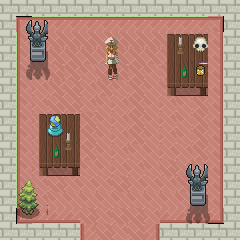

Tiled map render using the project's own tile images. Description and the whole map definition, tile-layer contents included, below:
An orthogonal 15x15 tile map with 16x16 px tiles, 3 tile layers (background, graphics, Decoration), 4 tilesets and 12 objects.

<map version="1.5" tiledversion="1.7.2" orientation="orthogonal" renderorder="right-down" width="15" height="15" tilewidth="16" tileheight="16" infinite="0" nextlayerid="6" nextobjectid="27">
 <tileset firstgid="1" name="pkTile" tilewidth="16" tileheight="16" spacing="2" margin="1" tilecount="16492" columns="124">
  <image source="pkTile.png" width="2240" height="2400" />
 </tileset>
 <tileset firstgid="16493" name="indorHouse" tilewidth="16" tileheight="16" spacing="2" margin="1" tilecount="784" columns="28">
  <image source="indorHouse.png" width="512" height="512" />
 </tileset>
 <tileset firstgid="17277" name="insideHouse" tilewidth="16" tileheight="16" spacing="2" margin="1" tilecount="700" columns="35">
  <image source="insideHouse.png" width="640" height="360" />
 </tileset>
 <tileset firstgid="17977" name="nurse" tilewidth="16" tileheight="16" spacing="2" margin="1" tilecount="51" columns="17">
  <image source="nurse.png" width="320" height="64" />
 </tileset>
 <layer id="1" name="background" width="15" height="15">
  <data encoding="csv">
2155,2155,2155,2155,2155,2155,2155,2155,2155,2155,2155,2155,2155,2155,2155,
2155,2684356600,2684356352,2684356352,2684356352,2684356352,2684356352,2684356352,2684356352,2684356352,2684356352,2684356352,2684356352,3221227512,2155,
2155,1792,1917,1917,1917,1917,1917,1917,1917,1917,1917,1917,1793,3221227264,2155,
2155,1792,1918,1793,1793,1793,1793,1793,1793,1793,1793,1793,1917,3221227264,2155,
2155,1792,1918,1917,1793,1794,1917,1917,1793,1794,1793,1794,1793,3221227264,2155,
2155,1792,1918,1793,1917,1918,1793,1794,1793,1794,1794,1794,1793,3221227264,2155,
2155,1792,1918,1917,1917,1918,1794,1918,1793,1794,1918,1794,1793,3221227264,2155,
2155,1792,1918,1917,1918,1793,1794,1918,1793,1794,1918,1794,1793,3221227264,2155,
2155,1792,1918,1917,1918,1793,1794,1918,1793,1794,1918,1794,1793,3221227264,2155,
2155,1792,1918,1917,1918,1793,1794,1918,1794,1794,1918,1918,1793,3221227264,2155,
2155,1792,1918,1917,1918,1794,1794,1918,1918,1794,1917,1918,1794,3221227264,2155,
2155,1792,1918,1917,1918,1918,1918,1917,1918,1918,1918,1793,1793,3221227264,2155,
2155,1792,1918,1794,1794,1794,1794,1794,1794,1794,1794,1794,1794,3221227264,2155,
2155,2040,1610614528,1610614528,1610614528,1610614528,1610614528,1610614528,1610614528,1610614528,1610614528,1610614528,1610614528,1610614776,2155,
2155,2155,2155,2155,2155,2155,2155,2155,2155,2155,2155,2155,2155,2155,2155
</data>
 </layer>
 <layer id="2" name="graphics" width="15" height="15">
  <data encoding="csv">
0,0,0,0,0,0,0,0,0,0,0,0,0,0,0,
0,0,0,0,0,0,0,0,0,0,0,0,0,0,0,
0,0,0,0,0,0,0,0,0,0,17165,17166,17167,0,0,
0,0,0,0,0,0,0,0,0,0,17193,17194,17195,0,0,
0,0,0,0,0,0,0,0,0,0,17221,17222,17223,0,0,
0,0,0,0,0,0,0,0,0,0,17249,17250,17251,0,0,
0,0,0,0,0,0,0,0,0,0,0,0,0,0,0,
0,0,17165,17166,17167,0,0,0,0,0,0,0,0,0,0,
0,0,17193,17194,17195,0,0,0,0,0,0,0,0,0,0,
0,0,17221,17222,17223,0,0,0,0,0,0,0,0,0,0,
0,0,17249,17250,17251,0,0,0,0,0,0,0,0,0,0,
0,0,0,0,0,0,0,0,0,0,0,0,0,0,0,
0,0,0,0,0,0,0,0,0,0,0,0,0,0,0,
0,0,0,0,0,1917,1918,1917,1917,1918,0,0,0,0,0,
0,0,0,0,0,2684356602,1917,1918,1917,1610614778,0,0,0,0,0
</data>
 </layer>
 <layer id="3" name="Decoration" width="15" height="15">
  <data encoding="csv">
0,0,0,0,0,0,0,0,0,0,0,0,0,0,0,
0,13649,13650,13651,0,0,0,0,0,0,0,0,0,0,0,
0,13773,13774,13775,0,0,17984,17985,0,0,0,16898,16959,0,0,
0,13897,13898,13899,0,0,18001,18002,0,0,0,16926,16987,0,0,
0,14021,14022,14023,0,0,18018,18019,0,0,0,16957,16980,0,0,
0,0,0,0,0,0,0,0,0,0,0,0,0,0,0,
0,0,0,0,0,0,0,0,0,0,0,0,0,0,0,
0,0,0,7273,0,0,0,0,0,0,0,0,0,0,0,
0,0,0,7397,16898,0,0,0,0,0,0,0,0,0,0,
0,0,0,16957,16926,0,0,0,0,0,0,0,0,0,0,
0,0,0,0,0,0,0,0,0,0,0,13649,13650,13651,0,
0,1018,1019,0,0,0,0,0,0,0,0,13773,13774,13775,0,
0,1142,1143,0,0,0,0,0,0,0,0,13897,13898,13899,0,
0,1266,1267,0,0,0,0,0,0,0,0,14021,14022,14023,0,
0,0,0,0,0,0,0,0,0,0,0,0,0,0,0
</data>
 </layer>
 <objectgroup color="#00ff00" id="4" name="ground">
  <object id="4" x="-0.0895882" y="-0.334025" width="238.97" height="16.6096" />
  <object id="6" x="0" y="-0.664231" width="16.9379" height="239.787" />
  <object id="7" x="-0.332116" y="223.514" width="80.372" height="14.9452" />
  <object id="8" x="223.182" y="-0.996347" width="15.6094" height="240.12" />
  <object id="9" x="160.08" y="222.85" width="79.3756" height="16.6058" />
  <object id="10" x="185.985" y="163.069" width="22.916" height="43.8393" />
  <object id="13" x="17.9342" y="179.342" width="21.5875" height="38.5254" />
  <object id="21" x="25.905" y="17.9342" width="22.916" height="43.8393" />
  <object id="22" x="166.058" y="33.2116" width="41.5144" height="62.1056" />
  <object id="23" x="38.5254" y="113.916" width="41.5144" height="62.1056" />
 </objectgroup>
 <objectgroup id="5" name="interactables">
  <object id="18" x="81.3683" y="223.846" width="78.0472" height="15.9415">
   <properties>
    <property name="interactable_type" value="PORTAL" />
    <property name="requires_input" type="bool" value="false" />
    <property name="unique_id" value="clinic_house_to_town" />
   </properties>
  </object>
  <object id="26" x="99.0383" y="33.992" width="25.5989" height="47.4209">
   <properties>
    <property name="dialogue_id" value="phamacy1_interact_dialogue" />
    <property name="interactable_type" value="DIALOGUE" />
    <property name="requires_input" type="bool" value="false" />
    <property name="unique_id" value="pharmacy1_interact" />
   </properties>
  </object>
 </objectgroup>
</map>
